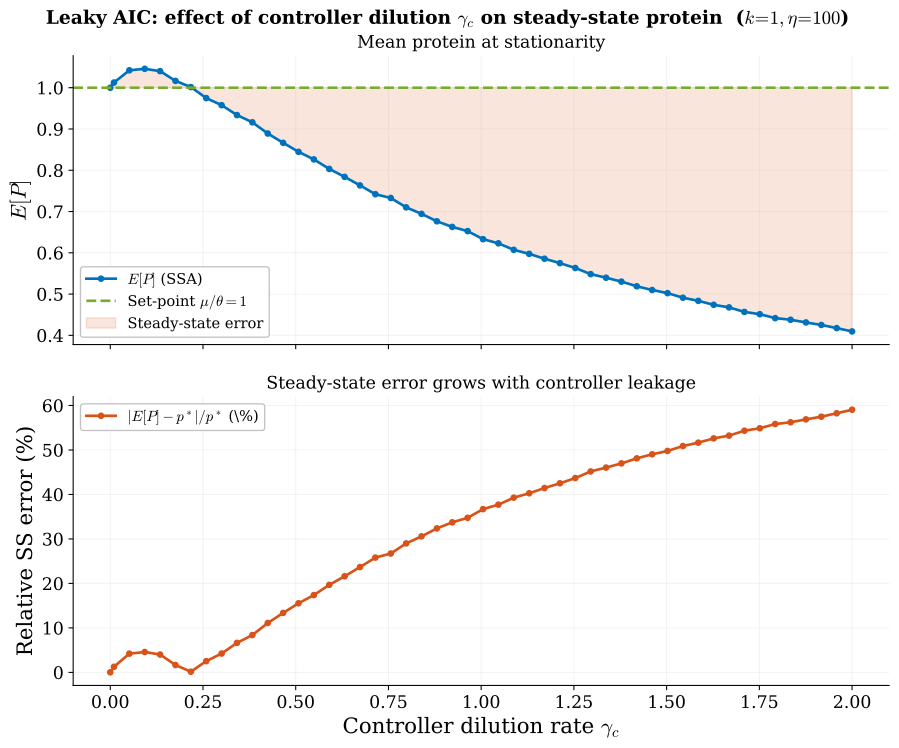

Python code for this plot:
import numpy as np
import subprocess, time
import matplotlib, matplotlib.pyplot as plt

matplotlib.rcParams.update({
    "svg.fonttype": "path", "mathtext.fontset": "cm",
    "font.family": "serif", "font.size": 14,
    "axes.labelsize": 16, "axes.titlesize": 15,
    "legend.fontsize": 11, "xtick.labelsize": 13, "ytick.labelsize": 13,
    "lines.linewidth": 2.5, "axes.linewidth": 0.8,
    "axes.spines.top": False, "axes.spines.right": False,
})
BLUE="#0072BD"; ORANGE="#D95319"; GREEN="#77AC30"
PURPLE="#7E2F8E"; GOLD="#EDB120"; GRAY="0.55"
OUT = "/mnt/user-data/outputs"

k = 1.0
eta = 100.0
ngc = 50
nev = 3_000_000
burn = 500_000

# Sweep gc from 0 to 2 (linear, with 0 included)
gc_vals = np.concatenate([[0], np.linspace(0.01, 2.0, ngc-1)])

inp = " ".join(f"{v:.8f}" for v in gc_vals) + "\n"

print(f"k={k}, eta={eta}, {ngc} gamma_c values, {nev/1e6:.0f}M events each")
t0 = time.time()
proc = subprocess.run(
    ["/home/claude/ssa_leaky", str(k), str(eta),
     str(ngc), str(nev), str(burn)],
    input=inp, capture_output=True, text=True, timeout=120)
print(f"SSA done in {time.time()-t0:.1f}s")

lines = proc.stdout.strip().split("\n")
mean_p = np.zeros(ngc)
mean_z1 = np.zeros(ngc)
mean_z2 = np.zeros(ngc)
for i, line in enumerate(lines):
    vals = [float(x) for x in line.split()]
    mean_p[i], mean_z1[i], mean_z2[i] = vals

# Deterministic steady-state prediction (approximate)
# From dz1/dt = mu - eta*z1*z2 - gc*z1 = 0
# and dz2/dt = theta*p - eta*z1*z2 - gc*z2 = 0
# => mu - theta*p = gc*(z1 - z2)
# For small gc: p ≈ mu/theta - gc*(z1-z2)/theta
# But z1, z2 depend on gc too... just show the SSA result.

setpoint = 1.0  # mu/theta

fig, (ax1, ax2) = plt.subplots(2, 1, figsize=(10, 8), sharex=True)
fig.subplots_adjust(left=0.11, right=0.96, top=0.92, bottom=0.10,
                    hspace=0.18)
fig.suptitle(
    r"Leaky AIC: effect of controller dilution $\gamma_c$ on "
    r"steady-state protein  ($k\!=\!1, \eta\!=\!100$)",
    fontsize=14, fontweight="bold")

# Top: E[P] vs gamma_c
ax1.plot(gc_vals, mean_p, "o-", color=BLUE, ms=4, lw=2.0,
         label=r"$E[P]$ (SSA)")
ax1.axhline(setpoint, color=GREEN, lw=2.0, ls="--",
            label=r"Set-point $\mu/\theta = 1$")
ax1.fill_between(gc_vals, setpoint, mean_p, alpha=0.15, color=ORANGE,
                 label="Steady-state error")
ax1.set_ylabel(r"$E[P]$")
ax1.set_title("Mean protein at stationarity", fontsize=13)
ax1.legend(loc="lower left", framealpha=0.95, edgecolor="0.75")
ax1.grid(True, alpha=0.15)

# Bottom: relative error and controller species
ax2.plot(gc_vals, np.abs(mean_p - setpoint) / setpoint * 100,
         "o-", color=ORANGE, ms=4, lw=2.0,
         label=r"$|E[P] - p^*|/p^*$ (\%)")
ax2.set_ylabel("Relative SS error (%)")
ax2.set_xlabel(r"Controller dilution rate $\gamma_c$")
ax2.set_title("Steady-state error grows with controller leakage",
              fontsize=13)
ax2.legend(loc="upper left", framealpha=0.95, edgecolor="0.75")
ax2.grid(True, alpha=0.15)

fig.savefig(f"{OUT}/aic_leaky.svg", bbox_inches="tight")
fig.savefig("/home/claude/aic_leaky.png", dpi=200, bbox_inches="tight")
plt.close()
print("Saved aic_leaky.svg")
print(f"E[P] at gc=0: {mean_p[0]:.4f}")
print(f"E[P] at gc=2: {mean_p[-1]:.4f}")
print(f"Relative error at gc=2: {abs(mean_p[-1]-1)*100:.1f}%")
